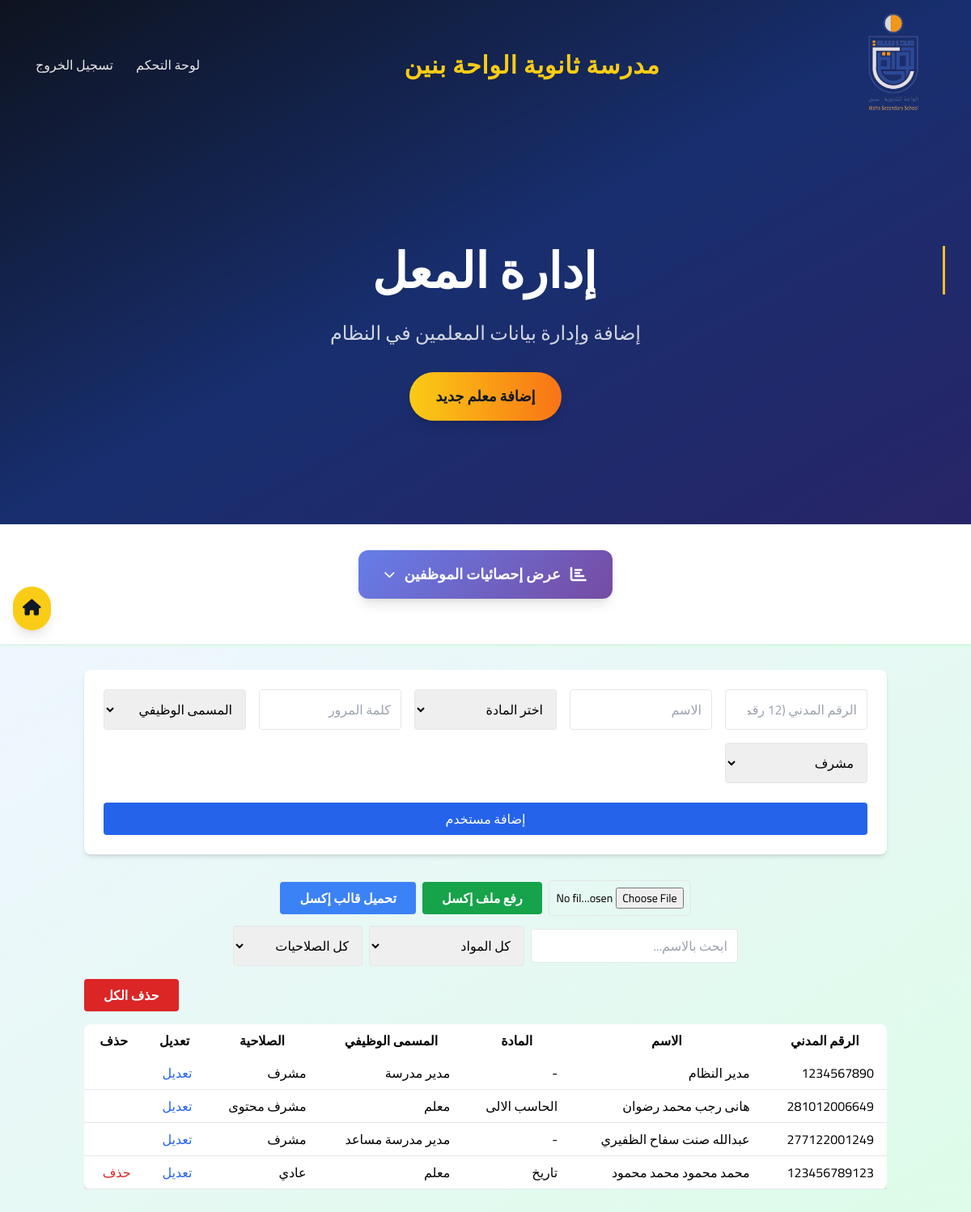
Screenshot of /admin/users (signed in) with the database file from the repository.
### app.py (models this page shows)
class SchoolSettings(db.Model):
    id = db.Column(db.Integer, primary_key=True)
    school_logo = db.Column(db.String(255), nullable=True)
    school_name = db.Column(db.String(200), nullable=False)
    school_address = db.Column(db.Text, nullable=True)
    school_phone = db.Column(db.String(50), nullable=True)
    school_email = db.Column(db.String(100), nullable=True)
    school_vision = db.Column(db.Text, nullable=True)
    school_mission = db.Column(db.Text, nullable=True)
    school_values = db.Column(db.Text, nullable=True)
    google_maps_url = db.Column(db.String(500), nullable=True)
    youtube_url = db.Column(db.String(500), nullable=True)
    instagram_url = db.Column(db.String(500), nullable=True)
    telegram_url = db.Column(db.String(500), nullable=True)
    snapchat_url = db.Column(db.String(500), nullable=True)
    whatsapp_url = db.Column(db.String(500), nullable=True)
    academic_year = db.Column(db.String(50), nullable=True)
    academic_semester = db.Column(db.String(50), nullable=True)
    updated_at = db.Column(db.DateTime, default=datetime.utcnow, onupdate=datetime.utcnow)

class User(db.Model):
    civil_id = db.Column(db.String(20), primary_key=True)  # الرقم المدني
    name = db.Column(db.String(100), nullable=False)      # الاسم
    subject = db.Column(db.String(100), nullable=True)    # المادة
    password = db.Column(db.String(200), nullable=False)  # كلمة المرور (مشفر)
    role = db.Column(db.String(20), nullable=False)       # الصلاحية (مشرف/عادي)
    job_title = db.Column(db.String(50), nullable=True)   # المسمى الوظيفي الجديد

### app.py (the view, shortened to what this page needs)
@app.route('/admin/users', methods=['GET', 'POST'])
def admin_users():
    if 'role' not in session or (session['role'] != 'مشرف' and session['role'] != 'مشرف محتوى'):
        return redirect(url_for('login'))
    users = User.query.all()
    subjects = sorted(set(u.subject for u in users if u.subject and u.subject.strip() != '-'))
    school_settings = get_school_settings()
    current_year = datetime.now().year
    return render_template('admin_users.html', users=users, subjects=subjects, school_settings=school_settings, current_year=current_year)

### app.py (called while the page is built, shortened)
def get_school_settings():
    try:
        settings = SchoolSettings.query.first()
        return settings
    except Exception as e:
        print(f"خطأ في get_school_settings: {e}")
        return SchoolSettings(
            school_name="اسم المدرسة",
            school_address="عنوان المدرسة",
            school_phone="",
            school_email="",
            school_vision="رؤية المدرسة",
            school_mission="رسالة المدرسة",
            school_values="",
            google_maps_url="",
            youtube_url="",
            instagram_url="",
            telegram_url="",
            snapchat_url="",
            whatsapp_url="",
            academic_year="2024-2025",
            academic_semester="الفصل الدراسي الأول"
        )

### templates/admin_users.html (shortened to what this page needs)
<!DOCTYPE html>
<html lang="ar" dir="rtl">
<head>
    <script src="https://cdn.tailwindcss.com"></script>
    <link href="https://cdnjs.cloudflare.com/ajax/libs/font-awesome/6.0.0/css/all.min.css" rel="stylesheet">
</head>
<body class="font-['Cairo'] bg-gradient-to-br from-blue-50 to-green-100 min-h-screen">
    <section class="relative bg-gradient-to-br from-gray-900 via-blue-900 to-indigo-900 text-white overflow-hidden">
        <div class="absolute inset-0 bg-black/20"></div>
        <div class="relative z-20">
            <div class="max-w-7xl mx-auto px-4 sm:px-6 lg:px-8">
                <div class="flex items-center justify-between h-32 md:h-36 lg:h-40">
                    <div class="flex items-center flex-shrink-0">
                        {% if school_settings and school_settings.school_logo %}
                    <img src="/assets/images/{{ school_settings.school_logo }}" alt="شعار المدرسة" class="h-24 md:h-28 lg:h-32 w-auto ">
                {% else %}
                    {% if school_settings and school_settings.school_logo %}
                    <img src="/assets/images/{{ school_settings.school_logo }}" alt="شعار المدرسة" class="h-24 md:h-28 lg:h-32 w-auto ">
                {% else %}
                    <img src="/assets/images/logo.png" alt="شعار المدرسة" class="h-24 md:h-28 lg:h-32 w-auto ">
                {% endif %}
                {% endif %}
                    </div>
                    <div class="flex-1 flex justify-center">
                                        <span class="text-base md:text-3xl font-extrabold text-yellow-400 tracking-wide font-['Cairo','Noto Kufi Arabic',sans-serif] select-none">
                    {% if school_settings and school_settings.school_name %}
                        {{ school_settings.school_name }}
                    {% else %}
                        سجل بيانات المدرسة من الاعدادات
                    {% endif %}
                </span>
                    </div>
                    <div class="flex items-center space-x-2 space-x-reverse">
                        <nav class="hidden md:flex items-center space-x-1 space-x-reverse mr-4">
                            <a href="/admin" class="px-3 py-2 rounded-md text-base font-medium text-white/90 hover:text-yellow-400 hover:bg-white/5 transition">لوحة التحكم</a>
                            <a href="/logout" class="px-3 py-2 rounded-md text-base font-medium text-white/90 hover:text-yellow-400 hover:bg-white/5 transition">تسجيل الخروج</a>
                        </nav>
                    </div>
                </div>
            </div>
        </div>
        <div class="relative z-10 pb-32">
            <div class="max-w-7xl mx-auto px-4 sm:px-6 lg:px-8 pt-20">
                <div class="text-center">
                    <h1 class="text-4xl md:text-6xl font-bold mb-6 typing-text mt-16">
                    </h1>
                    <p class="text-xl md:text-2xl text-white/80 mb-8 max-w-3xl mx-auto mt-8">
                        إضافة وإدارة بيانات المعلمين في النظام
                    </p>
                    <div class="flex justify-center">
                        <button class="cta-button bg-gradient-to-r from-yellow-400 to-orange-500 text-gray-900 px-8 py-4 rounded-full font-bold text-lg shadow-lg hover:shadow-xl transition-all duration-300">
                            إضافة معلم جديد
                        </button>
                    </div>
                </div>
            </div>
        </div>
    </section>
    <div class="fixed left-4 top-1/2 transform -translate-y-1/2 z-50">
        <a href="/admin" class="bg-yellow-400 hover:bg-yellow-500 text-gray-900 p-3 rounded-full shadow-lg transition-all duration-300 hover:scale-110 hover:shadow-xl">
            <i class="fas fa-home text-xl"></i>
        </a>
    </div>
    <section class="bg-white py-8 shadow-sm">
        <div class="container mx-auto px-4">
            <div class="text-center mb-6">
                <button id="statsToggle" class="group bg-gradient-to-r from-blue-600 to-purple-600 hover:from-blue-700 hover:to-purple-700 text-white px-8 py-4 rounded-xl font-bold text-lg shadow-lg hover:shadow-xl transition-all duration-300 transform hover:scale-105 focus:outline-none focus:ring-4 focus:ring-blue-300">
                    <span class="flex items-center justify-center">
                        <i class="fas fa-chart-bar text-xl ml-3"></i>
                        <span id="statsToggleText">عرض إحصائيات الموظفين</span>
                        <i id="statsToggleIcon" class="fas fa-chevron-down text-sm mr-3 transform transition-transform duration-300"></i>
                    </span>
                </button>
            </div>
        </div>
    </section>
    <div class="container mx-auto px-4 py-8">
        <form method="POST" class="bg-white rounded-lg shadow-md p-6 mb-8 grid grid-cols-1 md:grid-cols-5 gap-4" id="addUserForm">
            <input name="civil_id" type="number" maxlength="12" minlength="12" pattern="\\d{12}" required placeholder="الرقم المدني (12 رقم)" class="border rounded px-3 py-2 focus:outline-none focus:ring-2 focus:ring-blue-200">
            <input name="name" type="text" required placeholder="الاسم" class="border rounded px-3 py-2 focus:outline-none focus:ring-2 focus:ring-blue-200">
            <select name="subject" id="subjectSelect" required class="border rounded px-3 py-2 focus:outline-none focus:ring-2 focus:ring-blue-200">
                <option value="" disabled selected>اختر المادة</option>
            </select>
            <input name="password" type="password" required placeholder="كلمة المرور" class="border rounded px-3 py-2 focus:outline-none focus:ring-2 focus:ring-blue-200">
            <select name="job_title" required class="border rounded px-3 py-2 focus:outline-none focus:ring-2 focus:ring-blue-200">
                <option value="" disabled selected>المسمى الوظيفي</option>
            </select>
            <select name="role" required class="border rounded px-3 py-2 focus:outline-none focus:ring-2 focus:ring-blue-200">
                <option value="مشرف">مشرف</option>
            </select>
            <button type="submit" class="col-span-1 md:col-span-5 bg-blue-600 text-white rounded py-2 mt-2 hover:bg-blue-700 transition">إضافة مستخدم</button>
        </form>
        <div class="mb-4 flex flex-col gap-3">
            <div class="flex flex-wrap gap-2 justify-center items-center">
                <form method="POST" action="/admin/users/upload" enctype="multipart/form-data" class="flex gap-2 items-center" id="excelUploadForm">
                    <input type="file" name="excel_file" accept=".xlsx" required class="border rounded px-2 py-2 text-sm w-44">
                    <button type="submit" class="bg-green-600 text-white rounded px-6 py-2 text-base font-bold hover:bg-green-700 transition">رفع ملف إكسل</button>
                </form>
                <a href="/admin/users/template" class="bg-blue-500 text-white rounded px-6 py-2 text-base font-bold hover:bg-blue-600 transition" download>تحميل قالب إكسل</a>
            </div>
            <div class="flex flex-wrap gap-2 justify-center items-center">
                <input id="filterInput" type="text" placeholder="ابحث بالاسم..." class="border rounded px-3 py-2 focus:outline-none focus:ring-2 focus:ring-blue-200 w-64">
                <select id="subjectFilter" class="border rounded px-3 py-2 focus:outline-none focus:ring-2 focus:ring-blue-200 w-48">
                    <option value="">كل المواد</option>
                </select>
                <select id="roleFilter" class="border rounded px-3 py-2 focus:outline-none focus:ring-2 focus:ring-blue-200 w-40">
                    <option value="">كل الصلاحيات</option>
                </select>
            </div>
        </div>
        {% if session.role == 'مشرف' %}
        {% set normal_users = users|selectattr('role', 'equalto', 'عادي')|list %}
        {% if normal_users|length > 0 %}
        <form method="POST" action="/admin/users/delete_all" onsubmit="return confirm('هل أنت متأكد من حذف جميع المستخدمين العاديين؟ لن يتم حذف المشرفين أو مشرفي المحتوى.');" class="mb-4 text-left">
            <button type="submit" class="bg-red-600 text-white rounded px-6 py-2 text-base font-bold hover:bg-red-700 transition">حذف الكل</button>
        </form>
        {% endif %}
        {% endif %}
        <div class="overflow-x-auto">
            <table id="usersTable" class="min-w-full bg-white rounded-lg shadow-md">
                <thead>
                    <tr>
                        <th class="py-2 px-4 cursor-pointer" onclick="sortTable(0)">الرقم المدني</th>
                        <th class="py-2 px-4 cursor-pointer" onclick="sortTable(1)">الاسم</th>
                        <th class="py-2 px-4 cursor-pointer" onclick="sortTable(2)">المادة</th>
                        <th class="py-2 px-4">المسمى الوظيفي</th>
                        <th class="py-2 px-4 cursor-pointer" onclick="sortTable(3)">الصلاحية</th>
                        <th class="py-2 px-4">تعديل</th>
                        <th class="py-2 px-4">حذف</th>
                    </tr>
                </thead>
                <tbody>
                    {% for user in users %}
                    <tr class="border-b hover:bg-blue-50">
                        <td class="py-2 px-4">{{ user.civil_id }}</td>
                        <td class="py-2 px-4">{{ user.name }}</td>
                        <td class="py-2 px-4">{{ user.subject }}</td>
                        <td class="py-2 px-4">{{ user.job_title or '-' }}</td>
                        <td class="py-2 px-4">{{ user.role }}</td>
                        <td class="py-2 px-4">
                            <a href="/admin/users/edit/{{ user.civil_id }}" class="text-blue-600 hover:underline">تعديل</a>
                        </td>
                        <td class="py-2 px-4">
                            {% if user.role != 'مشرف' and user.role != 'مشرف محتوى' %}
                            <form method="POST" action="/admin/users/delete/{{ user.civil_id }}" onsubmit="return confirm('هل أنت متأكد من حذف المستخدم؟');">
                                <button type="submit" class="text-red-600 hover:underline">حذف</button>
                            </form>
                            {% endif %}
                        </td>
                    </tr>
                    {% endfor %}
                </tbody>
            </table>
        </div>
    </div>
</body>
</html>

### templates/admin_users.html (style rules this page uses)
.typing-text { border-right: 3px solid #fbbf24; white-space: nowrap; }
.cta-button { position: relative; overflow: hidden; transition: all 0.3s ease; }
.cta-button::before { content: ''; position: absolute; top: 0; left: -100%; width: 100%; height: 100%; background: linear-gradient(90deg, transparent, rgba(255, 255, 255, 0.2), transparent); transition: left 0.5s; }
#statsToggle { background: linear-gradient(135deg, #667eea 0%, #764ba2 100%); position: relative; overflow: hidden; }
#statsToggle::before { content: ''; position: absolute; top: 0; left: -100%; width: 100%; height: 100%; background: linear-gradient(90deg, transparent, rgba(255, 255, 255, 0.2), transparent); transition: left 0.5s; }
#statsToggleIcon { transition: transform 0.3s cubic-bezier(0.4, 0, 0.2, 1); }

### rows the page displays
SchoolSettings: school_logo (picture), school_name "مدرسة ثانوية الواحة بنين"
User: civil_id "1234567890", name "مدير النظام", subject "-", job_title "مدير مدرسة", role "مشرف"
User: civil_id "281012006649", name "هانى رجب محمد رضوان", subject "الحاسب الالى", job_title "معلم", role "مشرف محتوى"
User: civil_id "277122001249", name "عبدالله صنت سفاح الظفيري", subject "-", job_title "مدير مدرسة مساعد", role "مشرف"
User: civil_id "123456789123", name "محمد محمود محمد محمود", subject "تاريخ", job_title "معلم", role "عادي"
